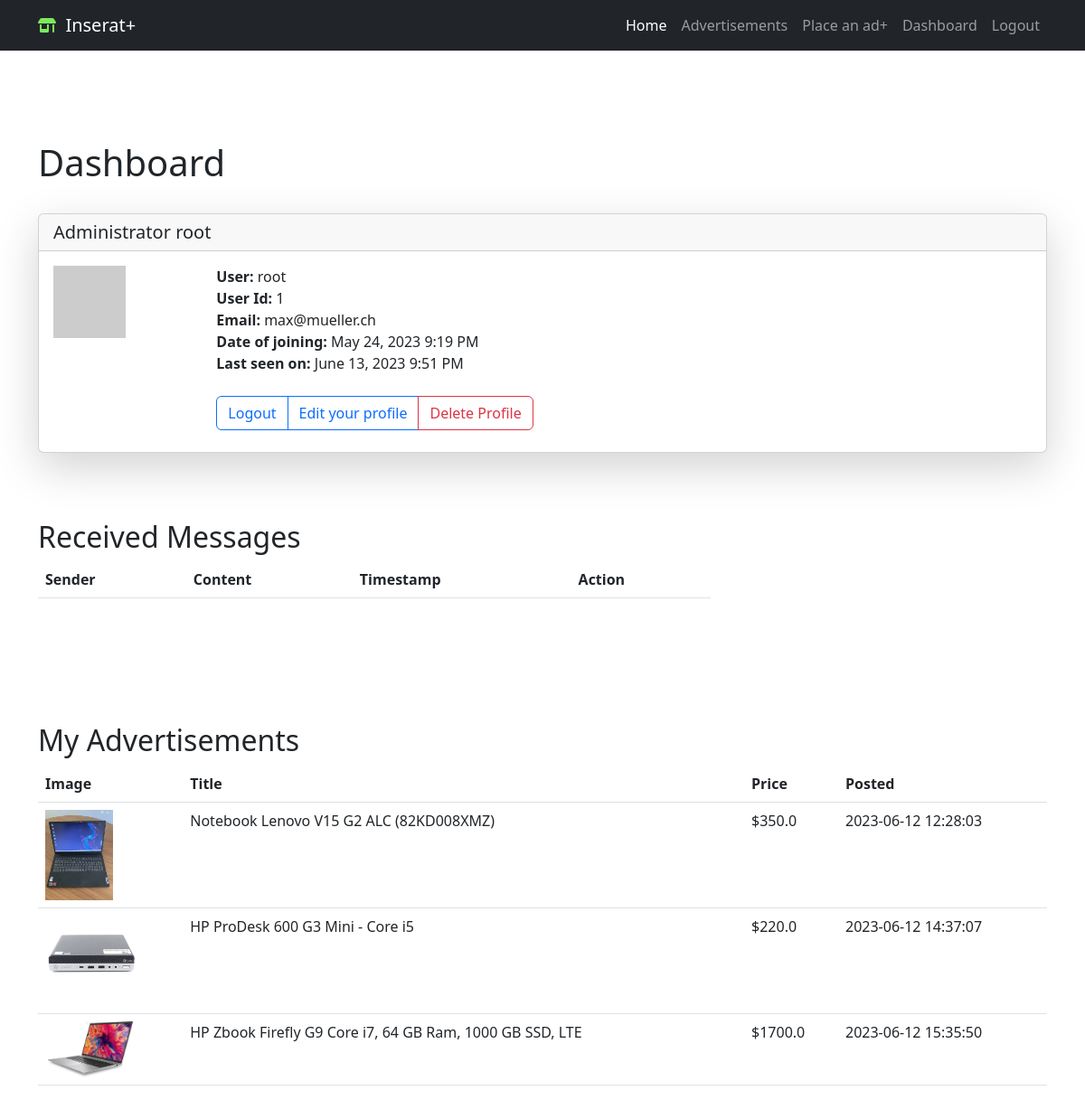
Page /user/root (signed in) on the committed database.
### app/models/login.py (models this page shows, shortened)
class User(db.Model, UserMixin):
    id = db.Column(db.Integer, primary_key=True)
    first_name = db.Column(db.String(50), nullable=False)
    last_name = db.Column(db.String(50), nullable=False)
    username = db.Column(db.String(20), unique=True, nullable=False)
    email = db.Column(db.String(120), unique=True, nullable=False)
    password_hash = db.Column(db.String(128), nullable=False)
    user_adedd = db.Column(db.DateTime, default=datetime.utcnow)
    last_seen = db.Column(db.DateTime, default=datetime.utcnow)
    is_admin = db.Column(db.Boolean, default=False)
    is_blocked = db.Column(db.Boolean, default=False)  # registered users can be blocked from logging in
    advertisements = db.relationship('Advertisement', backref='user', lazy=True)
    def avatar(self, size):
        digest = md5(self.email.lower().encode('utf-8')).hexdigest()
        return 'https://www.gravatar.com/avatar/{}?d=identicon&s={}'.format(
            digest, size
            )

### app/models/advertisement.py (models this page shows, shortened)
class Advertisement(db.Model):
    id = db.Column(db.Integer, primary_key=True)
    title = db.Column(db.String(100), nullable=False)
    description = db.Column(db.Text, nullable=False)
    timestamp = db.Column(db.DateTime, default=datetime.utcnow)
    price = db.Column(db.Float)
    contact_info = db.Column(db.String(255))
    city_id = db.Column(db.Integer, db.ForeignKey('city.id'), nullable=False)
    zip_code = db.Column(db.Integer, nullable=False, index=True)
    category_id = db.Column(db.Integer, db.ForeignKey('category.id'), nullable=False)
    subcategory_id = db.Column(db.Integer, db.ForeignKey('subcategory.id'), nullable=True)
    user_id = db.Column(db.Integer, db.ForeignKey('user.id'), nullable=False)
    image_filename = db.Column(db.String(100))
    city = db.relationship('City', backref='advertisements')
    category = db.relationship('Category', backref='advertisements')
    subcategory = db.relationship('Subcategory', backref='advertisements')
    images = db.relationship('AdvertisementImage', backref='advertisement', lazy=True)

### app/routes.py (the view)
@app.route('/user/<username>')
@login_required
def user(username):
    user = User.query.filter_by(username=username).first_or_404()
    advertisements = Advertisement.query.filter_by(user_id=user.id).all()
    messages = Message.query.filter_by(recipient_id=current_user.id).all()
    return render_template('user.html', user=user, messages=messages,
                           advertisements=advertisements)

### app/models/controlpanel.py (called while the page is built)
@app.context_processor
def security_context_processor():
    return dict(
        admin_base_template=admin.base_template,
        admin_view=admin.index_view,
        h=admin_helpers,
        get_url=url_for
    )

### app/models/login.py (called while the page is built)
@login.user_loader
def load_user(id):
    return User.query.get(int(id))

### app/routes.py (called while the page is built)
@app.before_request
def before_request():
    if current_user.is_authenticated:
        formatted_time = datetime.utcnow().strftime("%d-%b-%Y %H:%M:%S")
        current_user.last_seen = datetime.strptime(formatted_time, "%d-%b-%Y %H:%M:%S")
        db.session.commit()

### app/templates/user.html (shortened to what this page needs)
{% extends "base.html" %}
{% block content %}
<div class="container custom-container ">
  <h1>Dashboard</h1><br/>
  <div class="card shadow-lg">
    <h5 class="card-header">
      {{ user.first_name }}  {{ user.last_name }}</h5>
    <div class="card-body">
      <div class="card-title">
        <div class="row  g-0">
          <div class="col-sm-2 ">
            <img src="{{ user.avatar(128) }}">
          </div>
               <div class="col-sm-5">
                <strong>User:</strong>
                {{ user.username }}<br/>
                <strong>User Id:</strong>
                {{ user.id }}<br/>
                <strong>Email:</strong>
                {{ user.email }}<br/>
                {% if user.user_adedd %}
                <strong>Date of joining:</strong>
                {{ moment(user.user_adedd).format('LLL') }}<br/>
                {% endif %}
                {% if user.last_seen %}
                <strong>Last seen on:</strong>
                {{ moment(user.last_seen).format('LLL') }}<br/>
                {% endif %}<br/>
                <form action="{{ url_for('delete_profile') }}" method="POST" onsubmit="return confirm('Are you sure you want to delete your profile?');">
                  <div class="btn-group" role="group" aria-label="Basic outlined example">
                    <a href="{{ url_for('logout') }}" class="btn btn-outline-primary" role="button">Logout</a>
                    <a href="{{ url_for('edit_profile') }}" class="btn btn-outline-primary" role="button">Edit your profile</a>
                    <button type="submit" class="btn btn-outline-danger">Delete Profile</button>
                </form>
                </div>
             </div>
        </div>
      </div>
    </div>
  </div>
<br>
<div class="container custom-container">
  <h2>Received Messages</h2>
  <div class="col-md-8">
    <table class="table">
      <thead>
        <tr>
          <th>Sender</th>
          <th>Content</th>
          <th>Timestamp</th>
          <th>Action</th>
        </tr>
      </thead>
    </table>
  </div>
</div>
<br>
<br>
<br>
<div class="container custom-container ">
  <h2>My Advertisements</h2>
  <table class="table">
    <thead>
      <tr>
        <th>Image</th>
        <th>Title</th>
        <th>Price</th>
        <th>Posted</th>
      </tr>
    </thead>
    <tbody>
      {% for ad in advertisements %}
      <tr>
        <td>
          {% if ad.image_filename %}
            <img src="{{ url_for('static', filename='images/' + ad.image_filename) }}" alt="Advertisement Image" class="img-fluid" style="max-width: 100px; max-height: 100px;">
          {% else %}
            <img src="{{ url_for('static', filename='images/default_image.png') }}" alt="Default Image" class="img-fluid" style="max-width: 100px; max-height: 100px;">
          {% endif %}
        </td>
        <td>{{ ad.title }}</td>
        <td>${{ ad.price }}</td>
        <td>{{ ad.timestamp.strftime('%Y-%m-%d %H:%M:%S') }}</td>
      </tr>
      {% endfor %}
    </tbody>
  </table>
</div>
{% endblock %}

### app/templates/base.html (shortened to what this page needs)
<!DOCTYPE html>
<html lang="en">
<head>
    <link rel="stylesheet" href="{{ url_for('static', filename='bootstrap/css/bootstrap.min.css') }}">
    <link rel="stylesheet" href="{{ url_for('static', filename='css/style.css') }}">
</head>
<body>
        {% include "includes/nav.html" %}
    {% block content %}{% endblock %}
</body>
</html>

### app/templates/includes/nav.html (shortened to what this page needs)
<nav class="navbar navbar-expand-lg navbar-dark bg-dark">
  <div class="container">
    <i class="fas fa-store-alt" style="color: #7bea5d;"></i>
    <a class="navbar-brand" href="{{ url_for('home') }}">&nbsp Inserat+</a>
    <div class="collapse navbar-collapse" id="navbarNav">
      <ul class="navbar-nav ms-auto">
        <li class="nav-item">
          <a class="nav-link active" aria-current="page" href="{{ url_for('home') }}">Home</a>
        </li>
        {% if current_user.is_anonymous %}
        <li class="nav-item">
          <a class="nav-link" href="{{ url_for('login') }}">Login</a>
        </li>
        <li class="nav-item">
          <a class="nav-link" href="{{ url_for('register') }}">Register</a>
        </li>
        {% else %}
        <li class="nav-item">
          <a class="nav-link" href="{{ url_for('home') }}">Advertisements</a>
        </li>
        <li class="nav-item">
          <a class="nav-link" href="{{ url_for('start') }}">Place an ad+</a>
        </li>
        <li class="nav-item">
          <a class="nav-link" href="{{ url_for('user', username=current_user.username) }}">Dashboard</a>
        </li>
        <li class="nav-item">
          <a class="nav-link" href="{{ url_for('logout') }}">Logout</a>
        </li>
        {% endif %}
      </ul>
    </div>
  </div>
</nav>

### app/templates/user.html (style rules this page uses)
.custom-container { margin-top: 50px; }

### rows in the picture
User: first_name "Administrator", last_name "root", username "root", id "1", email "max@mueller.ch", user_adedd "May 24, 2023 9:19 PM", last_seen "June 13, 2023 9:51 PM"
Advertisement: image_filename (picture), title "Notebook Lenovo V15 G2 ALC (82KD008XMZ)", price "350.0", timestamp "2023-06-12 12:28:03"
Advertisement: image_filename (picture), title "HP ProDesk 600 G3 Mini - Core i5", price "220.0", timestamp "2023-06-12 14:37:07"
Advertisement: image_filename (picture), title "HP Zbook Firefly G9 Core i7, 64 GB Ram, 1000 GB SSD, LTE", price "1700.0", timestamp "2023-06-12 15:35:50"
